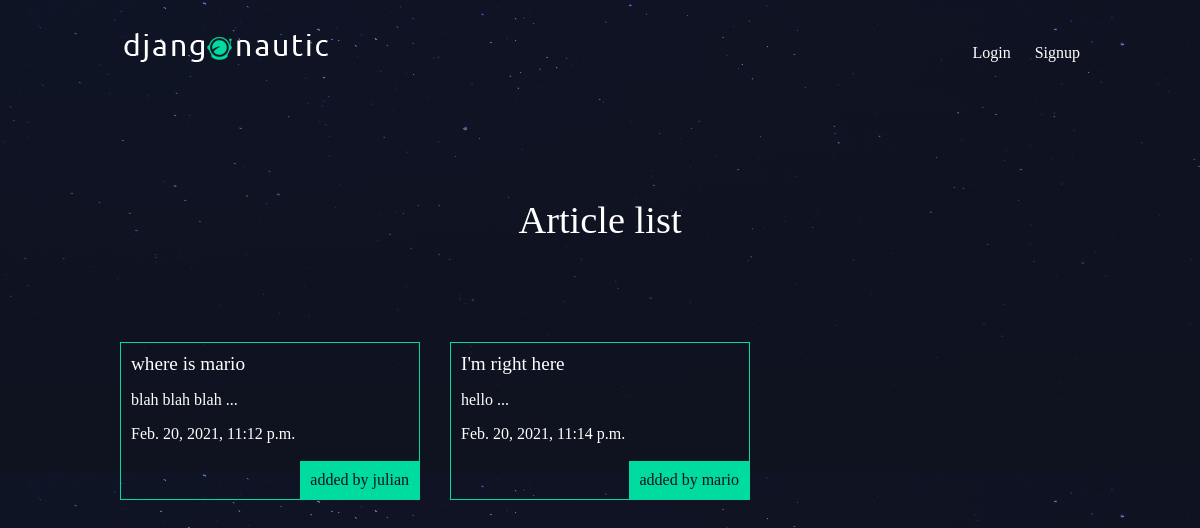
The app's page /articles/ with its own data.
### articles/models.py (models this page shows, shortened)
class Article(models.Model):  # Different Field Types go to django Documentation
    title = models.CharField(max_length=100)
    slug = models.SlugField()
    body = models.TextField()
    date = models.DateTimeField(auto_now_add=True)
    thumb = models.ImageField(default='default.png', blank=True) # default pic and field can be empty
    author = models.ForeignKey(User, on_delete=models.CASCADE, default=None)
    def snippet(self):
        return self.body[:50] + " ..."

### articles/views.py (the view)
# urls.py: path('', views.article_list, name="list"),
def article_list(request):
    articles = Article.objects.all().order_by("date")  # fild or column iside the models database
    return render(request, 'articles/article_list.html', {"articles": articles})

### articles/templates/articles/article_list.html
{% extends 'base_layout.html' %}
  {% block content %}
  <h1>Article list</h1>
    <div class ="articles">
        {% for article in articles %}
             <div class="article">
                 <h2><a href="{% url 'articles:detail' slug=article.slug %}">{{article.title}}</a></h2>
                 <p>{{article.snippet}}</p>
                 <p>{{article.date}}</p>
                 <p class ="author">added by {{ article.author.username }}</p>
             </div>
        {% endfor %}
    </div>
  {% endblock %}

### assets/styles.css (style rules this page uses)
body { background-color: #0f121f; background-image: url(/static/stars.png); background-repeat-y: no-repeat; color: #fff; }
body * { font-family: Ubuntu; }
h1, h2, h3, h4, h5 { font-weight: normal; margin: 0; }
a, a:hover, a:visited { color: #fff; text-decoration: none; }
div.wrapper > h1 { text-align: center; margin: 100px auto; font-size: 2.4em }
.articles { display: grid; grid-template-columns: 1fr 1fr 1fr; grid-gap: 30px; }
.article { padding: 10px; border: 1px solid #00dba0; position: relative; padding-bottom: 40px; }
.article h2 { font-size: 1.2em; }
.article .author { padding: 10px; background: #00dba0; position: absolute; right: 0; bottom: 0; margin: 0; color: #0f121f; }

### records on screen
Article: title "where is mario", snippet "blah blah blah ...", date "Feb. 20, 2021, 11:12 p.m.", author.username "julian"
Article: title "I'm right here", snippet "hello ...", date "Feb. 20, 2021, 11:14 p.m.", author.username "mario"
